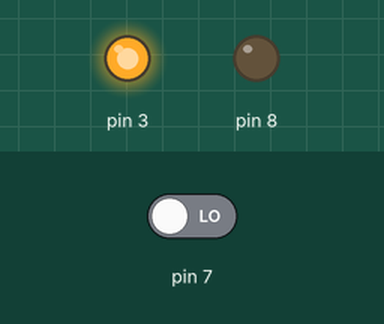
Simulated run of this sketch. Board: Arduino Uno, built with avr-gcc and run on an emulated ATmega328P. On the bench: output pins drawn as LEDs (lit = HIGH). Inputs (shaded band) come from the test bench; at power-on: pin 7 LOW.

Above: at 1.2 s.
1.3 s: pin 7 driven HIGH
At 2.5 s:
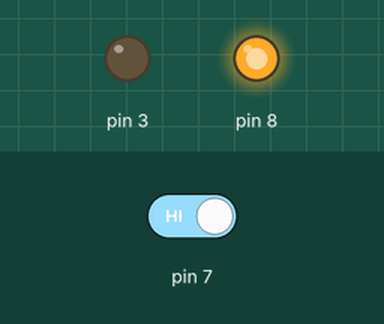
2.8 s: pin 7 driven LOW
At 3.9 s:
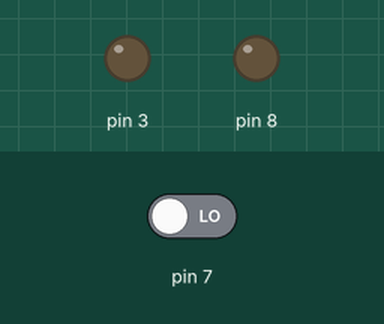
Timing chart, 0 to 5.8 s (numbered marks = the images above; inputs shaded):
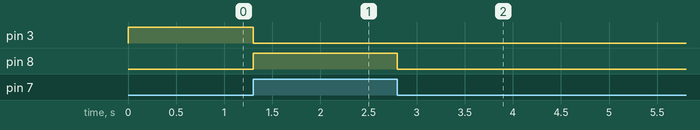

Measured:
- after the input at 1.3 s, pin 3: HIGH → LOW at once; pin 8: LOW → HIGH at once
- after the input at 2.8 s, pin 3: stays LOW (without the input it goes to HIGH after 7.2 s); pin 8: HIGH → LOW at once

The sketch:

sensor.ino
```cpp
class Motion {
private:
  unsigned long now;
  bool is_motion;
  bool is_insleep;
  unsigned long motion_started_at;
  unsigned long motion_continued_at;

  unsigned char sensor_pin;
  unsigned long sensor_active_duration;

  bool isMotionContinuable() {
    return (motion_continued_at + sensor_active_duration) >= now;
  }

  void handleMotionStart() {
    if (is_motion && !isMotionContinuable()) {
      motion_started_at = now;
      motion_continued_at = now;
    }
  }

  bool isIgnorable() {
    return (now - motion_started_at)  < sensor_active_duration;
  }

  void handleMotionContinue() {
    if (is_motion && isMotionContinuable()) {
      motion_continued_at = now;
      is_insleep = isIgnorable();
    }
  }

  void handleMotionEnd() {
    if (!is_motion && !isMotionContinuable()) {
      is_insleep = true;
    }
  }

public:
  Motion(unsigned long pin, unsigned long active_duration) {
    sensor_pin = pin;
    sensor_active_duration = active_duration;
    is_insleep = false;
    pinMode(pin, INPUT);
  }

  void update() {
    now = millis();
    is_motion = digitalRead(sensor_pin);

    handleMotionStart();
    handleMotionContinue();
    handleMotionEnd();
  }

  bool isMotion() {
    return is_motion;
  }

  bool isInSleep() {
    return is_insleep;
  }
};

Motion motion = Motion(7, 10000);

void setup() {
  Serial.begin(9600);
  pinMode(3, OUTPUT);
  pinMode(8, OUTPUT);
}

void loop() {
  motion.update();

  digitalWrite(3, !motion.isInSleep());
  digitalWrite(8, motion.isMotion());
}
```

switch.ino
```cpp

```
